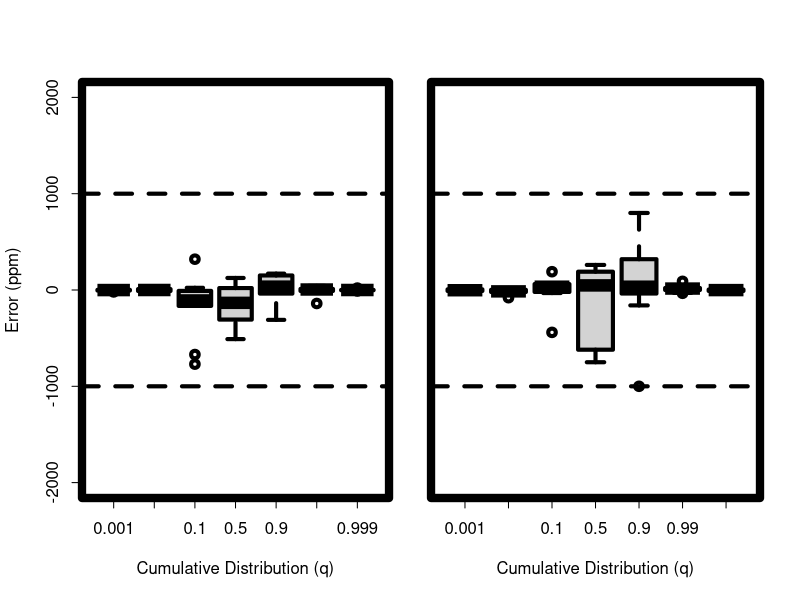

This chart was generated by the following R code:
errorData = read.delim("errors.csv")

plotError = function(dist, ylim=c(-2000, 2000), yaxt='s', ylab) {
  boxplot(1e6*error ~ Q, errorData[errorData$dist==dist,], ylim=ylim, lwd=4,
          xlab="Cumulative Distribution (q)", ylab=ylab, pars=list(lwd.ticks=4), yaxt=yaxt)
  box(lwd=8)
  abline(h=1000, lty=2, lwd=4)
  abline(h=-1000, lty=2, lwd=4)
}

  png("error.png", width=2400, height=1200, pointsize=36)
layout(matrix(c(1,2), 1, 2, byrow=T), heights=c(1200, 1200), widths=c(1285,1100))
#plotError('mixture', 'mixture-error.png')
plotError('gamma', ylab="Error (ppm)")
old = par(mar=c(5.1,0,4.1,2))
plotError('uniform', yaxt='n', ylab=NA)
par(old)
  dev.off()
